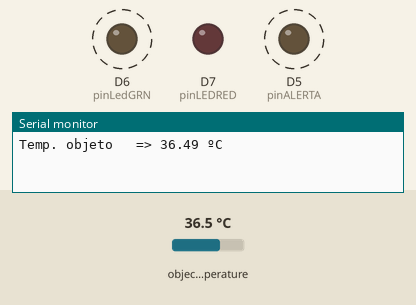
Recording of a sketch running on a simulated ESP8266 (NodeMCU). On the bench: output pins drawn as LEDs (lit = HIGH), the last lines printed to the serial monitor. Dashed ring = blinking. The test bench sets the inputs (shaded band); at power-on: object temperature 36.5 °C.

Above: at 1.2 s.
1.3 s: object temperature set to 35.9 °C
4.3 s: object temperature set to 35.4 °C
At 4.99 s:
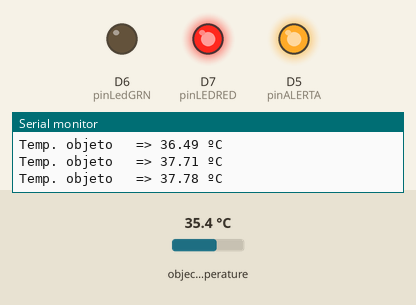
7.3 s: object temperature set to 39 °C
At 7.82 s:
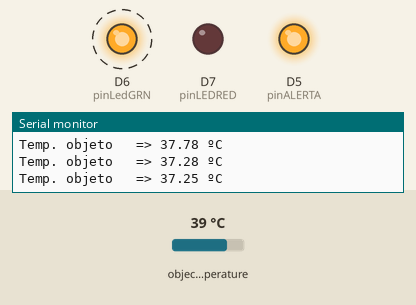
10.3 s: object temperature set to 35 °C
At 10.64 s:
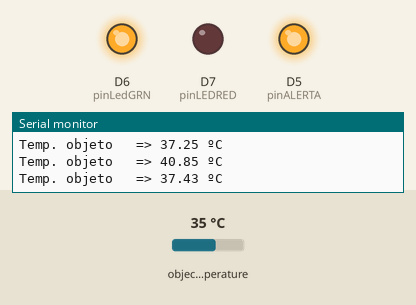
Timing chart, 0 to 14.3 s (numbered marks = the images above; inputs shaded):
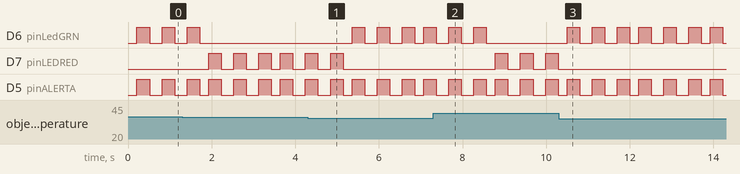

Measured:
- the behaviour switches between 35.7 and 35.6 °C on object temperature (found by bisection; images 0 and 1)
- after the input at 4.3 s, D6 (pinLedGRN): LOW → HIGH after 1.1 s, then repeats every 0.60 s: LOW 0.30 s, HIGH 0.30 s; D7 (pinLEDRED): goes on until 5.1 s, then stays LOW
- after the input at 7.3 s, D6 (pinLedGRN): goes on until 8.6 s, then stays LOW; D7 (pinLEDRED): alternates HIGH for 0.30 s and LOW for 0.30 s, starting after 1.5 s
- after the input at 10.3 s, D6 (pinLedGRN): LOW → HIGH after 0.20 s, then repeats every 1.7 s: 2 × (LOW 0.30 s, HIGH 0.30 s), LOW 0.21 s, HIGH 0.30 s; D7 (pinLEDRED): stops changing and stays LOW
- by itself, D5 (pinALERTA): repeats every 1.7 s: 2 × (LOW 0.30 s, HIGH 0.30 s), LOW 0.21 s, HIGH 0.30 s

The sketch:

arduino-oled-tst09-mlx.ino
```cpp
/// => https://www.youtube.com/watch?v=eLann3shOT4
/// => https://programarfacil.com/blog/arduino-blog/termometro-infrarrojo-con-arduino-mlx90614/

#include <Adafruit_MLX90614.h>
// Instanciar objeto
Adafruit_MLX90614 termometroIR = Adafruit_MLX90614();
float global_temperatura_objeto = 0; // Distancia de 1 a 10 cm

#define pinALERTA   D5
#define pinLedGRN   D6
#define pinLEDRED   D7
void setup() {
  // Iniciar comunicación serie
  Serial.begin(9600);
  // Iniciar termómetro infrarrojo con Arduino
  termometroIR.begin();

  pinMode(pinALERTA, OUTPUT);
  pinMode(pinLEDRED, OUTPUT);
  pinMode(pinLedGRN, OUTPUT);
}

void loop() {

readTemperaturaObjeto();
  Serial.print("Temp. objeto   => ");
  Serial.print(global_temperatura_objeto);
  Serial.println(" ºC");

  if(global_temperatura_objeto >= 36 && global_temperatura_objeto<37.5){
     alarmaTemperaturaNormal();
  }else if(global_temperatura_objeto >= 37.5){
     alarmaTemperaturaAlta();
  }

}

void readTemperaturaObjeto(){

  for(int i=0; i<20; i++){
    global_temperatura_objeto = termometroIR.readObjectTempC() + global_temperatura_objeto;
    delay(10);
  }
  global_temperatura_objeto /=20.0;
  //global_temperatura_objeto += 2.22;

}

void alarmaTemperaturaNormal(){
   digitalWrite(pinLedGRN,HIGH);
    digitalWrite(pinALERTA,HIGH);
    delay(300);
    digitalWrite(pinLedGRN,LOW);
    digitalWrite(pinALERTA,LOW);
    delay(300);
    digitalWrite(pinLedGRN,HIGH);
    digitalWrite(pinALERTA,HIGH);
    delay(300);
    digitalWrite(pinLedGRN,LOW);
    digitalWrite(pinALERTA,LOW);
    delay(300);
    digitalWrite(pinLedGRN,HIGH);
    digitalWrite(pinALERTA,HIGH);
    delay(300);
    digitalWrite(pinLedGRN,LOW);
    digitalWrite(pinALERTA,LOW);
}

void alarmaTemperaturaAlta(){
   digitalWrite(pinLEDRED,HIGH);
    digitalWrite(pinALERTA,HIGH);
    delay(300);
    digitalWrite(pinLEDRED,LOW);
    digitalWrite(pinALERTA,LOW);
    delay(300);
    digitalWrite(pinLEDRED,HIGH);
    digitalWrite(pinALERTA,HIGH);
    delay(300);
    digitalWrite(pinLEDRED,LOW);
    digitalWrite(pinALERTA,LOW);
    delay(300);
    digitalWrite(pinLEDRED,HIGH);
    digitalWrite(pinALERTA,HIGH);
    delay(300);
    digitalWrite(pinLEDRED,LOW);
    digitalWrite(pinALERTA,LOW);
}
```
